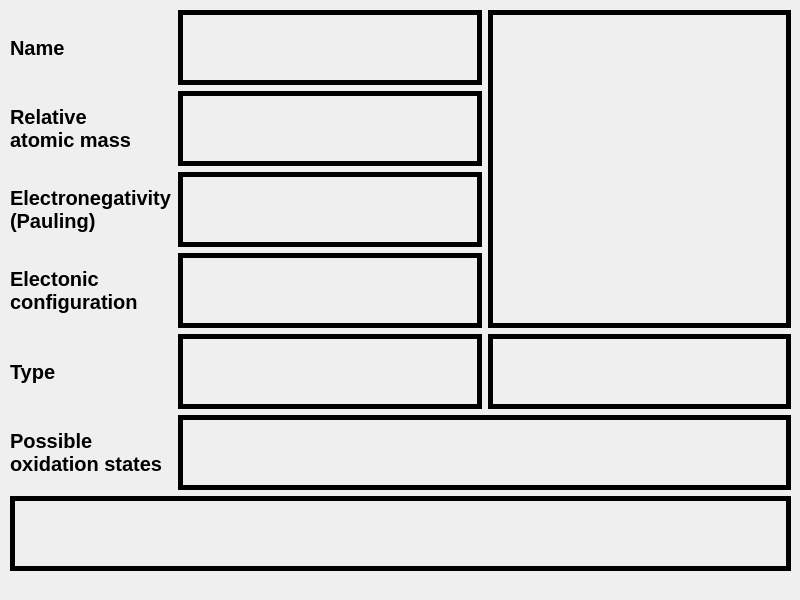
<?xml version="1.0" encoding="UTF-8"?>
<ui version="4.0">
 <class>Form</class>
 <widget class="QWidget" name="Form">
  <property name="geometry">
   <rect>
    <x>0</x>
    <y>0</y>
    <width>800</width>
    <height>600</height>
   </rect>
  </property>
  <property name="windowTitle">
   <string>Form</string>
  </property>
  <widget class="QWidget" name="gridLayoutWidget">
   <property name="geometry">
    <rect>
     <x>10</x>
     <y>10</y>
     <width>781</width>
     <height>561</height>
    </rect>
   </property>
   <layout class="QGridLayout" name="gridLayout">
    <item row="1" column="0">
     <widget class="QLabel" name="ar_label">
      <property name="sizePolicy">
       <sizepolicy hsizetype="Maximum" vsizetype="Preferred">
        <horstretch>0</horstretch>
        <verstretch>0</verstretch>
       </sizepolicy>
      </property>
      <property name="font">
       <font>
        <pointsize>15</pointsize>
        <weight>75</weight>
        <bold>true</bold>
       </font>
      </property>
      <property name="text">
       <string>Relative
atomic mass</string>
      </property>
     </widget>
    </item>
    <item row="6" column="0" colspan="3">
     <widget class="QLabel" name="interesting_facts_label">
      <property name="font">
       <font>
        <pointsize>12</pointsize>
        <italic>true</italic>
       </font>
      </property>
      <property name="styleSheet">
       <string notr="true">#interesting_facts_label{
	border-style: solid;
	border-width: 5px;
	border-color: black;
}</string>
      </property>
      <property name="alignment">
       <set>Qt::AlignCenter</set>
      </property>
     </widget>
    </item>
    <item row="2" column="0">
     <widget class="QLabel" name="electronegativity_label">
      <property name="sizePolicy">
       <sizepolicy hsizetype="Maximum" vsizetype="Preferred">
        <horstretch>0</horstretch>
        <verstretch>0</verstretch>
       </sizepolicy>
      </property>
      <property name="font">
       <font>
        <pointsize>15</pointsize>
        <weight>75</weight>
        <bold>true</bold>
       </font>
      </property>
      <property name="text">
       <string>Electronegativity
(Pauling)</string>
      </property>
     </widget>
    </item>
    <item row="3" column="0">
     <widget class="QLabel" name="config_label">
      <property name="sizePolicy">
       <sizepolicy hsizetype="Maximum" vsizetype="Preferred">
        <horstretch>0</horstretch>
        <verstretch>0</verstretch>
       </sizepolicy>
      </property>
      <property name="font">
       <font>
        <pointsize>15</pointsize>
        <weight>75</weight>
        <bold>true</bold>
       </font>
      </property>
      <property name="text">
       <string>Electonic
configuration</string>
      </property>
     </widget>
    </item>
    <item row="4" column="0">
     <widget class="QLabel" name="type_label">
      <property name="sizePolicy">
       <sizepolicy hsizetype="Maximum" vsizetype="Preferred">
        <horstretch>0</horstretch>
        <verstretch>0</verstretch>
       </sizepolicy>
      </property>
      <property name="font">
       <font>
        <pointsize>15</pointsize>
        <weight>75</weight>
        <bold>true</bold>
       </font>
      </property>
      <property name="text">
       <string>Type</string>
      </property>
     </widget>
    </item>
    <item row="5" column="0">
     <widget class="QLabel" name="ox_states_label">
      <property name="sizePolicy">
       <sizepolicy hsizetype="Maximum" vsizetype="Preferred">
        <horstretch>0</horstretch>
        <verstretch>0</verstretch>
       </sizepolicy>
      </property>
      <property name="font">
       <font>
        <pointsize>15</pointsize>
        <weight>75</weight>
        <bold>true</bold>
       </font>
      </property>
      <property name="text">
       <string>Possible
oxidation states</string>
      </property>
     </widget>
    </item>
    <item row="0" column="2" rowspan="4">
     <widget class="QLabel" name="picture">
      <property name="font">
       <font>
        <pointsize>50</pointsize>
        <weight>75</weight>
        <bold>true</bold>
       </font>
      </property>
      <property name="styleSheet">
       <string notr="true">#picture{
	border-style: solid;
	border-width: 5px;
	border-color: black;
}</string>
      </property>
      <property name="text">
       <string/>
      </property>
      <property name="scaledContents">
       <bool>true</bool>
      </property>
      <property name="alignment">
       <set>Qt::AlignCenter</set>
      </property>
     </widget>
    </item>
    <item row="0" column="0">
     <widget class="QLabel" name="name_label">
      <property name="sizePolicy">
       <sizepolicy hsizetype="Maximum" vsizetype="Preferred">
        <horstretch>0</horstretch>
        <verstretch>0</verstretch>
       </sizepolicy>
      </property>
      <property name="font">
       <font>
        <pointsize>15</pointsize>
        <weight>75</weight>
        <bold>true</bold>
       </font>
      </property>
      <property name="text">
       <string>Name</string>
      </property>
     </widget>
    </item>
    <item row="0" column="1">
     <widget class="QLabel" name="name_data_label">
      <property name="font">
       <font>
        <pointsize>12</pointsize>
       </font>
      </property>
      <property name="styleSheet">
       <string notr="true">#name_data_label{
	border-style: solid;
	border-width: 5px;
	border-color: black;
}</string>
      </property>
      <property name="text">
       <string/>
      </property>
      <property name="alignment">
       <set>Qt::AlignCenter</set>
      </property>
      <property name="margin">
       <number>1</number>
      </property>
     </widget>
    </item>
    <item row="1" column="1">
     <widget class="QLabel" name="ar_data_label">
      <property name="font">
       <font>
        <pointsize>12</pointsize>
       </font>
      </property>
      <property name="styleSheet">
       <string notr="true">#ar_data_label{
	border-style: solid;
	border-width: 5px;
	border-color: black;
}</string>
      </property>
      <property name="alignment">
       <set>Qt::AlignCenter</set>
      </property>
     </widget>
    </item>
    <item row="2" column="1">
     <widget class="QLabel" name="electronegativity_data_label">
      <property name="font">
       <font>
        <pointsize>12</pointsize>
       </font>
      </property>
      <property name="styleSheet">
       <string notr="true">#electronegativity_data_label{
	border-style: solid;
	border-width: 5px;
	border-color: black;
}</string>
      </property>
      <property name="alignment">
       <set>Qt::AlignCenter</set>
      </property>
     </widget>
    </item>
    <item row="3" column="1">
     <widget class="QLabel" name="config_data_label">
      <property name="font">
       <font>
        <pointsize>12</pointsize>
       </font>
      </property>
      <property name="styleSheet">
       <string notr="true">#config_data_label{
	border-style: solid;
	border-width: 5px;
	border-color: black;
}</string>
      </property>
      <property name="alignment">
       <set>Qt::AlignCenter</set>
      </property>
     </widget>
    </item>
    <item row="4" column="1">
     <widget class="QLabel" name="type_data_label">
      <property name="font">
       <font>
        <pointsize>12</pointsize>
       </font>
      </property>
      <property name="styleSheet">
       <string notr="true">#type_data_label{
	border-style: solid;
	border-width: 5px;
	border-color: black;
}</string>
      </property>
      <property name="alignment">
       <set>Qt::AlignCenter</set>
      </property>
     </widget>
    </item>
    <item row="5" column="1" colspan="2">
     <widget class="QLabel" name="ox_states_data">
      <property name="font">
       <font>
        <pointsize>12</pointsize>
       </font>
      </property>
      <property name="styleSheet">
       <string notr="true">#ox_states_data{
	border-style: solid;
	border-width: 5px;
	border-color: black;
}</string>
      </property>
      <property name="alignment">
       <set>Qt::AlignCenter</set>
      </property>
     </widget>
    </item>
    <item row="4" column="2">
     <widget class="QLabel" name="quote_label">
      <property name="font">
       <font>
        <pointsize>20</pointsize>
       </font>
      </property>
      <property name="styleSheet">
       <string notr="true">#quote_label{
	border-style: solid;
	border-width: 5px;
	border-color: color;
}</string>
      </property>
      <property name="text">
       <string/>
      </property>
      <property name="scaledContents">
       <bool>false</bool>
      </property>
      <property name="alignment">
       <set>Qt::AlignCenter</set>
      </property>
      <property name="wordWrap">
       <bool>false</bool>
      </property>
      <property name="margin">
       <number>1</number>
      </property>
      <property name="openExternalLinks">
       <bool>true</bool>
      </property>
     </widget>
    </item>
   </layout>
  </widget>
 </widget>
 <resources/>
 <connections/>
</ui>
